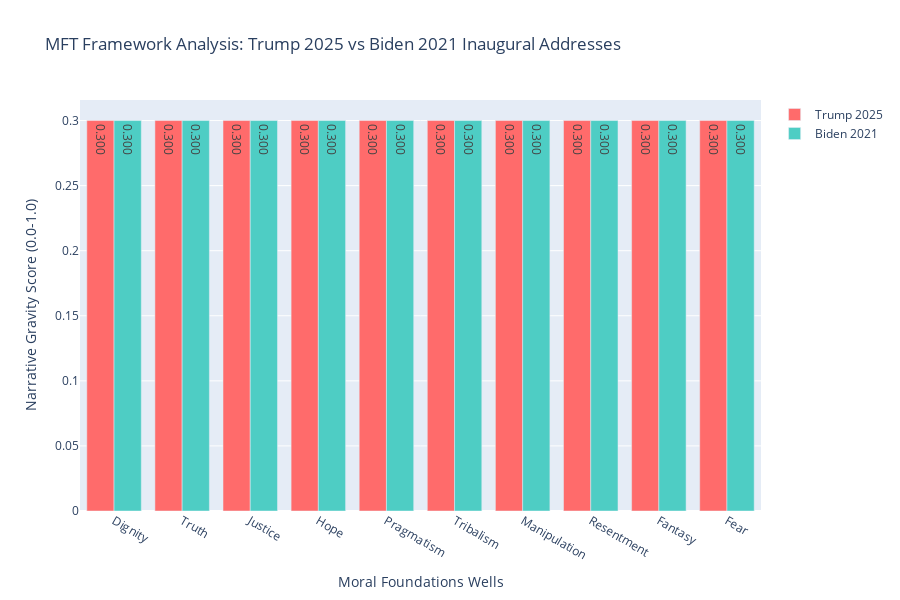

The notebook cell this image was saved under:
### Code cell
# Create comparative visualization
print("🎨 Creating Comparative Visualization...")

# Prepare data for visualization
wells = list(trump_analysis['raw_scores'].keys())
trump_scores = [trump_analysis['raw_scores'][well] for well in wells]
biden_scores = [biden_analysis['raw_scores'][well] for well in wells]

# Create comparison DataFrame
comparison_df = pd.DataFrame({
    'Well': wells,
    'Trump_2025': trump_scores,
    'Biden_2021': biden_scores,
    'Difference': [t - b for t, b in zip(trump_scores, biden_scores)]
})

print("\n📊 Comparison DataFrame:")
print(comparison_df.round(3))

# Bar Chart Comparison
fig_bar = go.Figure()

fig_bar.add_trace(go.Bar(
    name='Trump 2025',
    x=wells,
    y=trump_scores,
    marker_color='#FF6B6B',
    text=[f'{score:.3f}' for score in trump_scores],
    textposition='auto'
))

fig_bar.add_trace(go.Bar(
    name='Biden 2021',
    x=wells,
    y=biden_scores,
    marker_color='#4ECDC4',
    text=[f'{score:.3f}' for score in biden_scores],
    textposition='auto'
))

fig_bar.update_layout(
    title='MFT Framework Analysis: Trump 2025 vs Biden 2021 Inaugural Addresses',
    xaxis_title='Moral Foundations Wells',
    yaxis_title='Narrative Gravity Score (0.0-1.0)',
    barmode='group',
    height=600,
    showlegend=True,
    font=dict(size=12)
)

fig_bar.show()

print("📊 Bar chart visualization created and displayed!")

### Figure 1 — Plotly figure (JSON) as saved in the notebook; plotly's stock layout.template omitted (floating-point values rounded to 4 significant figures)
{"data": [{"marker": {"color": "#FF6B6B"}, "name": "Trump 2025", "text": ["0.300", "0.300", "0.300", "0.300", "0.300", "0.300", "0.300", "0.300", "0.300", "0.300"], "textposition": "auto", "type": "bar", "x": ["Dignity", "Truth", "Justice", "Hope", "Pragmatism", "Tribalism", "Manipulation", "Resentment", "Fantasy", "Fear"], "y": [0.3, 0.3, 0.3, 0.3, 0.3, 0.3, 0.3, 0.3, 0.3, 0.3]}, {"marker": {"color": "#4ECDC4"}, "name": "Biden 2021", "text": ["0.300", "0.300", "0.300", "0.300", "0.300", "0.300", "0.300", "0.300", "0.300", "0.300"], "textposition": "auto", "type": "bar", "x": ["Dignity", "Truth", "Justice", "Hope", "Pragmatism", "Tribalism", "Manipulation", "Resentment", "Fantasy", "Fear"], "y": [0.3, 0.3, 0.3, 0.3, 0.3, 0.3, 0.3, 0.3, 0.3, 0.3]}], "layout": {"barmode": "group", "font": {"size": 12}, "height": 600, "showlegend": true, "title": {"text": "MFT Framework Analysis: Trump 2025 vs Biden 2021 Inaugural Addresses"}, "xaxis": {"title": {"text": "Moral Foundations Wells"}}, "yaxis": {"title": {"text": "Narrative Gravity Score (0.0-1.0)"}}}}
